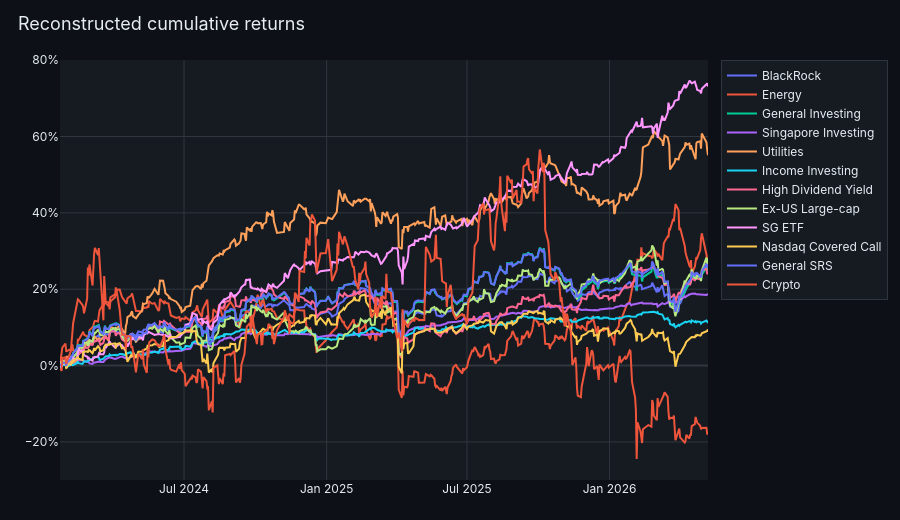

Source (notebook cell):
### Markdown cell above
## Cumulative-return chart

### Code cell
cum = (1 + common).cumprod() - 1
fig = go.Figure()
for col in cum.columns:
    fig.add_trace(go.Scatter(x=cum.index, y=cum[col], mode='lines', name=col))
fig.update_layout(yaxis_tickformat='.0%')
apply_theme(fig, title='Reconstructed cumulative returns', height=520)

### Figure 1 — Plotly figure (JSON) as saved in the notebook; plotly's stock layout.template omitted (floating-point values rounded to 4 significant figures; data arrays with more than 128 entries replaced by an {"elided": "..."} marker saying what was removed)
{"data": [{"mode": "lines", "name": "BlackRock", "type": "scatter", "x": {"elided": "410 str values"}, "y": {"elided": "410 float values"}}, {"mode": "lines", "name": "Energy", "type": "scatter", "x": {"elided": "410 str values"}, "y": {"elided": "410 float values"}}, {"mode": "lines", "name": "General Investing", "type": "scatter", "x": {"elided": "410 str values"}, "y": {"elided": "410 float values"}}, {"mode": "lines", "name": "Singapore Investing", "type": "scatter", "x": {"elided": "410 str values"}, "y": {"elided": "410 float values"}}, {"mode": "lines", "name": "Utilities", "type": "scatter", "x": {"elided": "410 str values"}, "y": {"elided": "410 float values"}}, {"mode": "lines", "name": "Income Investing", "type": "scatter", "x": {"elided": "410 str values"}, "y": {"elided": "410 float values"}}, {"mode": "lines", "name": "High Dividend Yield", "type": "scatter", "x": {"elided": "410 str values"}, "y": {"elided": "410 float values"}}, {"mode": "lines", "name": "Ex-US Large-cap", "type": "scatter", "x": {"elided": "410 str values"}, "y": {"elided": "410 float values"}}, {"mode": "lines", "name": "SG ETF", "type": "scatter", "x": {"elided": "410 str values"}, "y": {"elided": "410 float values"}}, {"mode": "lines", "name": "Nasdaq Covered Call", "type": "scatter", "x": {"elided": "410 str values"}, "y": {"elided": "410 float values"}}, {"mode": "lines", "name": "General SRS", "type": "scatter", "x": {"elided": "410 str values"}, "y": {"elided": "410 float values"}}, {"mode": "lines", "name": "Crypto", "type": "scatter", "x": {"elided": "410 str values"}, "y": {"elided": "410 float values"}}], "layout": {"font": {"color": "#e6edf3", "family": "Inter, system-ui, sans-serif"}, "height": 520, "hovermode": "x unified", "legend": {"bgcolor": "#161b22", "bordercolor": "#30363d", "borderwidth": 1}, "margin": {"b": 40, "l": 60, "r": 20, "t": 60}, "paper_bgcolor": "#0d1117", "plot_bgcolor": "#161b22", "title": {"font": {"color": "#e6edf3", "size": 18}, "text": "Reconstructed cumulative returns", "x": 0.02, "xanchor": "left"}, "xaxis": {"gridcolor": "#30363d", "showspikes": true, "spikecolor": "#8b949e", "spikethickness": 1, "zerolinecolor": "#30363d"}, "yaxis": {"gridcolor": "#30363d", "showspikes": true, "spikecolor": "#8b949e", "spikethickness": 1, "tickformat": ".0%", "zerolinecolor": "#30363d"}}}
